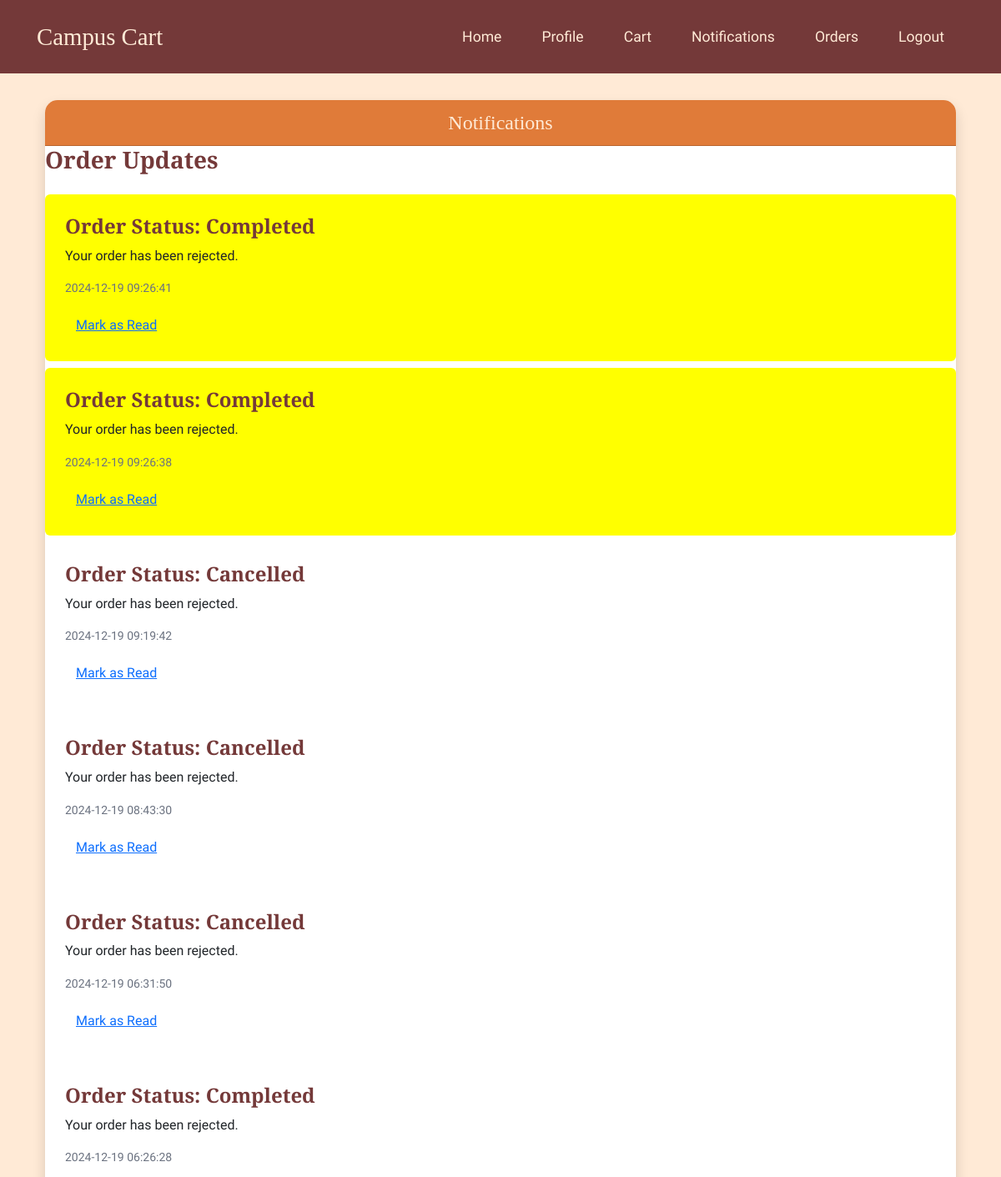
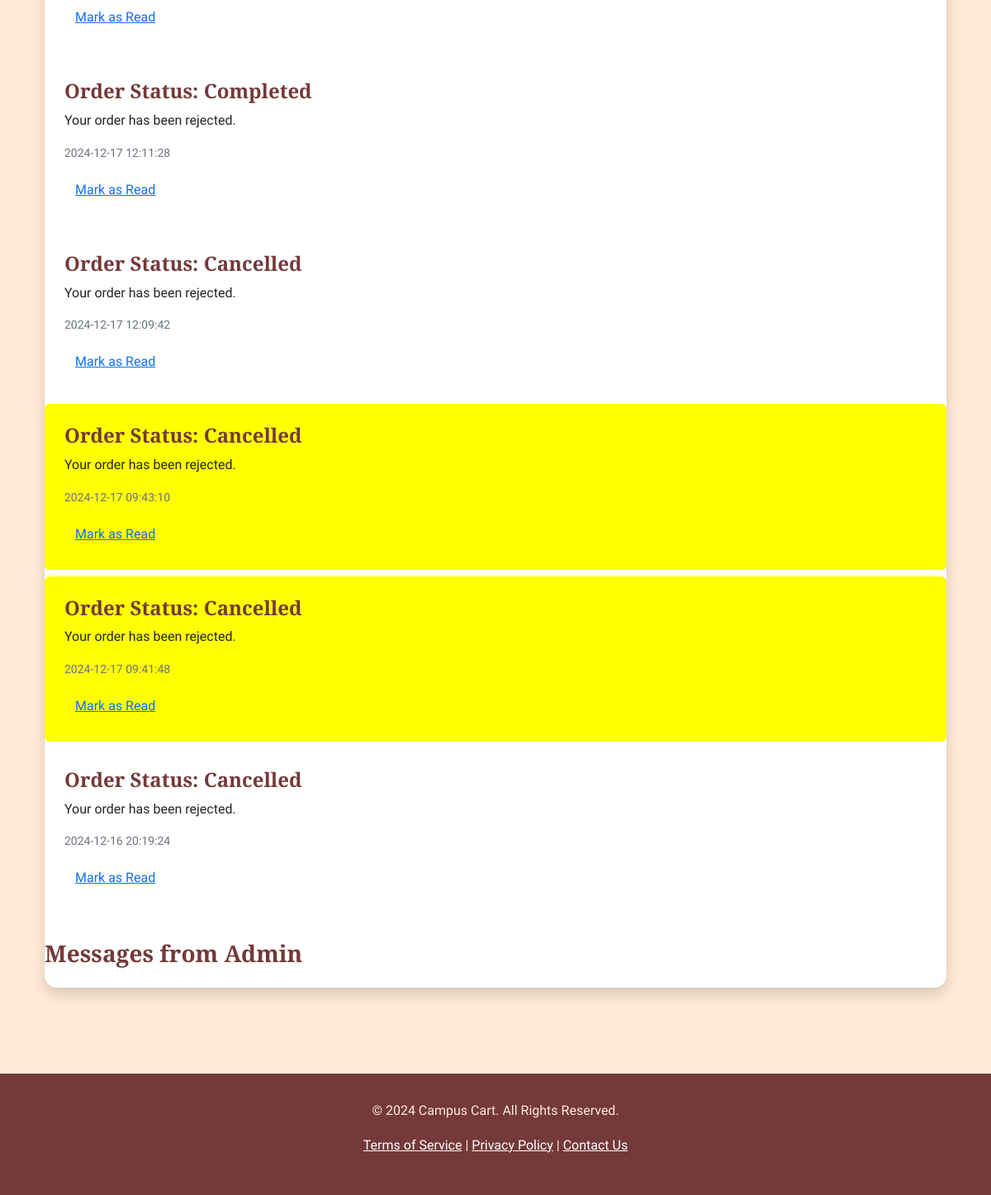
The page /student/notifications (signed in) on the database its author committed (2 pictures, top to bottom).
### ssp/models.py (models this page shows, shortened)
class Notifications(db.Model):
    id = db.Column(db.Integer, primary_key=True)
    user_id = db.Column(db.Integer, db.ForeignKey('users.id'), nullable=False)
    message = db.Column(db.String(255), nullable=False)
    status = db.Column(db.String(50), nullable=True)  # Accepted, Rejected, etc.
    eta = db.Column(db.String(50), nullable=True)  # ETA in a readable format (e.g., "2 days").
    created_date = db.Column(db.DateTime, default=datetime.utcnow)
    is_read = db.Column(db.Boolean, default=False)
    event_type = db.Column(db.String(50))  # 'order_update' or 'admin_message'

### ssp/routes/student.py (the view)
@student.route('/notifications')
@login_required
def notifications():
    notifications = Notifications.query.filter_by(user_id=current_user.id).order_by(Notifications.created_date.desc()).all()
    if not notifications:
        flash('You have no notifications yet.', 'info')
    return render_template('student/notifications.html', notifications=notifications)

### ssp/templates/student/notifications.html (shortened to what this page needs)
<!DOCTYPE html>
<html lang="en">
  <head>
    <link
      href="https://cdn.jsdelivr.net/npm/tailwindcss@2.2.19/dist/tailwind.min.css"
      rel="stylesheet"
    />
    <link href="https://cdn.jsdelivr.net/npm/bootstrap@5.3.0-alpha1/dist/css/bootstrap.min.css" rel="stylesheet" />
    <link rel="stylesheet" href="https://cdn.jsdelivr.net/npm/bootstrap-icons@1.7.2/font/bootstrap-icons.css" />
  </head>
  <body>
    <nav class="navbar">
      <div class="container-fluid">
        <a class="navbar-brand" href="{{ url_for('student.home') }}"
          >Campus Cart</a
        >
        <ul class="nav">
          <li class="nav-item">
            <a class="nav-link" href="{{ url_for('student.home') }}">Home</a>
          </li>
          <li class="nav-item">
            <a class="nav-link" href="{{ url_for('student.profile') }}"
              >Profile</a
            >
          </li>
          <li class="nav-item">
            <a class="nav-link" href="{{ url_for('student.cart') }}">Cart</a>
          </li>
          <li class="nav-item">
            <a class="nav-link" href="{{ url_for('student.notifications') }}"
              >Notifications</a
            >
          </li>
          <li class="nav-item">
            <a class="nav-link" href="{{ url_for('student.orders') }}"
              >Orders</a
            >
          </li>
          <li class="nav-item">
            <a class="nav-link" href="{{ url_for('student.logout') }}"
              >Logout</a
            >
          </li>
        </ul>
      </div>
    </nav>
    <main class="container mx-auto py-8 px-4">
              <div class="card shadow border-light">
                  <div class="card-header text-center">Notifications</div>
        <div class="mb-8">
          <h3 class="text-2xxl font-bold mb-4">Order Updates</h3>
          <div class="space-y-2">
            {% for notification in notifications %} {% if
            notification.event_type == 'order_update' %}
            <div
              class="notification-item {% if not notification.is_read %}notification-new{% endif %} p-4 rounded"
              data-id="{{ notification.id }}"
            >
              <h4 class="font-semibold">
                Order Status: {{ notification.status }}
              </h4>
              {% if notification.status == "Accepted" %}
              <p>ETA: {{ notification.eta }}</p>
              {% else %}
              <p>Your order has been rejected.</p>
              {% endif %}
              <p class="text-sm text-gray-500">
                {{ notification.created_date.strftime('%Y-%m-%d %H:%M:%S') }}
              </p>
              <form
                method="POST"
                action="{{ url_for('student.mark_notification_read', notification_id=notification.id) }}"
              >
                <button type="submit" class="btn btn-link text-blue-500">
                  Mark as Read
                </button>
              </form>
            </div>
            {% endif %} {% endfor %}
          </div>
        </div>
        <div>
          <h3 class="text-2xxl font-bold mb-4">Messages from Admin</h3>
        </div>
      </div>
    </main>
    <footer class="footer text-center">
      <p>&copy; 2024 Campus Cart. All Rights Reserved.</p>
      <p>
        <a href="#" class="text-white">Terms of Service</a> |
        <a href="#" class="text-white">Privacy Policy</a> |
        <a href="#" class="text-white">Contact Us</a>
      </p>
    </footer>
  </body>
</html>

### ssp/templates/student/notifications.html (style rules this page uses)
:root { --text-color: #8f3c2d; --background-color: #ffead6; --primary-color: #e07b39; --secondary-color: #886363; --accent-color: #743939; --notification-color: yellow; }
body { font-family: "Old Standard TT", serif; background-color: var(--background-color); color: var(--text-color); line-height: 1.6; }
h1, h2, h3, h4, h5, h6 { font-family: "Alegreya", serif; color: var(--accent-color); }
.navbar { background-color: var(--accent-color); padding: 1rem 2rem; }
.navbar-brand { font-family: "Alegreya", serif; font-size: 1.8rem; color: var(--background-color) !important; }
.nav-link { color: var(--background-color) !important; font-family: "Old Standard TT", serif; font-size: 1.1rem; margin: 0 0.5rem; transition: color 0.3s ease; }
.card { border: none; border-radius: 15px; box-shadow: 0 4px 6px rgba(0, 0, 0, 0.1); background-color: white; margin-bottom: 1.5rem; }
.card-header { background-color: var(--primary-color); color: var(--background-color); border-radius: 15px 15px 0 0 !important; font-family: "Alegreya", serif; font-size: 1.5rem; }
.footer { background-color: var(--accent-color); color: var(--background-color); padding: 2rem 0; width: 100%; margin-top: 3rem; }
.notification-item { padding: 1rem 0; }
.notification-item:last-child { border-bottom: none; }
.notification-new { background-color: var(--notification-color); }

### rows shown on the page
Notifications: status "Completed", shows "Your order has been rejected.", created_date "2024-12-19 09:26:41"
Notifications: status "Completed", shows "Your order has been rejected.", created_date "2024-12-19 09:26:38"
Notifications: status "Cancelled", shows "Your order has been rejected.", created_date "2024-12-19 09:19:42"
Notifications: status "Cancelled", shows "Your order has been rejected.", created_date "2024-12-19 08:43:30"
Notifications: status "Cancelled", shows "Your order has been rejected.", created_date "2024-12-19 06:31:50"
Notifications: status "Completed", shows "Your order has been rejected.", created_date "2024-12-19 06:26:28"
Notifications: status "Completed", shows "Your order has been rejected.", created_date "2024-12-17 12:11:28"
Notifications: status "Cancelled", shows "Your order has been rejected.", created_date "2024-12-17 12:09:42"
Notifications: status "Cancelled", shows "Your order has been rejected.", created_date "2024-12-17 09:43:10"
Notifications: status "Cancelled", shows "Your order has been rejected.", created_date "2024-12-17 09:41:48"
Notifications: status "Cancelled", shows "Your order has been rejected.", created_date "2024-12-16 20:19:24"
